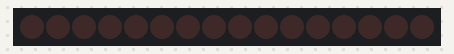
Bench run of a sketch on a simulated Arduino Uno, built with avr-gcc and run on an emulated ATmega328P. Parts: 16 shift-register outputs drawn as a row of LEDs (first output left, lit = HIGH). Wiring (inferred from the names in the program): 2 × shift register (74HC595): data pin 11; shift clock pin 12; latch pin 8. Wiring (inferred from the signals the program sends): row of LEDs: on Q0, Q1, Q2, Q3, Q4, Q5, Q6, Q7, Q8, Q9, Q10, Q11, Q12, Q13, Q14, Q15.

Above: at 0.05 s.
At 0.35 s:
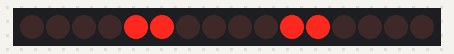
At 0.75 s:
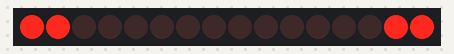
At 1.45 s:
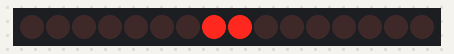
At 2.15 s:
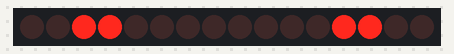
At 2.85 s:
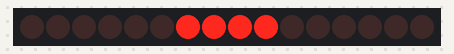
Timing chart, 0 to 3.1 s (numbered marks = the images above):
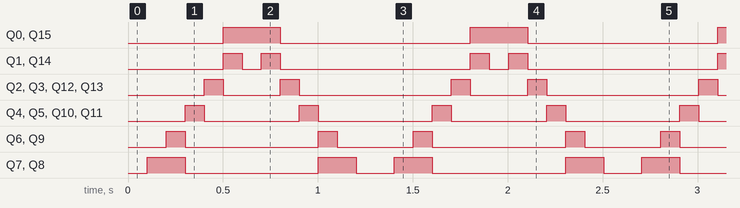

Measured:
- by itself, Q0, Q15: alternates HIGH for 0.30 s and LOW for 1.0 s
- by itself, Q1, Q14: repeats every 1.3 s: LOW 0.10 s, HIGH 0.10 s, LOW 1.0 s, HIGH 0.10 s
- by itself, Q2, Q3, Q12, Q13: repeats every 1.3 s: LOW 0.30 s, HIGH 0.10 s, LOW 0.80 s, HIGH 0.10 s
- by itself, Q4, Q5, Q10, Q11: alternates HIGH for 0.10 s and LOW for 0.55 s
- by itself, Q6, Q9: repeats every 1.3 s: LOW 0.70 s, HIGH 0.10 s, LOW 0.40 s, HIGH 0.10 s
- by itself, Q7, Q8: repeats every 1.3 s: LOW 0.70 s, HIGH 0.20 s, LOW 0.20 s, HIGH 0.20 s

The sketch:

sketch_feb25a-16led-test.ino
```cpp
// (licence header left out)
int latchPin = 8;
int clockPin = 12;
int dataPin  = 11;
int delayVal = 100;
int testNums[] = {1,2,4,8,16,32,64,128,256,512,1024,2048,4096,8192,16384};

void setup() {
  //Serial.begin(9600);

  pinMode(latchPin, OUTPUT);
  pinMode(clockPin, OUTPUT);
  pinMode(dataPin, OUTPUT);

  //randomSeed(analogRead(0));
}

void loop() {
  //unsigned int j = random(0, 65535);
  //Serial.println(j);

  // Anim frame 0
  digitalWrite(latchPin, LOW);
  shiftOut(dataPin, clockPin, LSBFIRST, B00000000);
  shiftOut(dataPin, clockPin, LSBFIRST, B00000000);
  digitalWrite(latchPin, HIGH);
  delay(delayVal);

  // Anim frame 1
  digitalWrite(latchPin, LOW);
  shiftOut(dataPin, clockPin, LSBFIRST, B10000000);
  shiftOut(dataPin, clockPin, LSBFIRST, B00000001);
  digitalWrite(latchPin, HIGH);
  delay(delayVal);

  // Anim frame 2
  digitalWrite(latchPin, LOW);
  shiftOut(dataPin, clockPin, LSBFIRST, B11000000);
  shiftOut(dataPin, clockPin, LSBFIRST, B00000011);
  digitalWrite(latchPin, HIGH);
  delay(delayVal);

  // Anim frame 3
  digitalWrite(latchPin, LOW);
  shiftOut(dataPin, clockPin, LSBFIRST, B00110000);
  shiftOut(dataPin, clockPin, LSBFIRST, B00001100);
  digitalWrite(latchPin, HIGH);
  delay(delayVal);

  // Anim frame 4
  digitalWrite(latchPin, LOW);
  shiftOut(dataPin, clockPin, LSBFIRST, B00001100);
  shiftOut(dataPin, clockPin, LSBFIRST, B00110000);
  digitalWrite(latchPin, HIGH);
  delay(delayVal);

  // Anim frame 5
  digitalWrite(latchPin, LOW);
  shiftOut(dataPin, clockPin, LSBFIRST, B00000011);
  shiftOut(dataPin, clockPin, LSBFIRST, B11000000);
  digitalWrite(latchPin, HIGH);
  delay(delayVal);

  // Anim frame 6
  digitalWrite(latchPin, LOW);
  shiftOut(dataPin, clockPin, LSBFIRST, B00000001);
  shiftOut(dataPin, clockPin, LSBFIRST, B10000000);
  digitalWrite(latchPin, HIGH);
  delay(delayVal);

  // Anim frame 5
  digitalWrite(latchPin, LOW);
  shiftOut(dataPin, clockPin, LSBFIRST, B00000011);
  shiftOut(dataPin, clockPin, LSBFIRST, B11000000);
  digitalWrite(latchPin, HIGH);
  delay(delayVal);

  // Anim frame 4
  digitalWrite(latchPin, LOW);
  shiftOut(dataPin, clockPin, LSBFIRST, B00001100);
  shiftOut(dataPin, clockPin, LSBFIRST, B00110000);
  digitalWrite(latchPin, HIGH);
  delay(delayVal);

  // Anim frame 3
  digitalWrite(latchPin, LOW);
  shiftOut(dataPin, clockPin, LSBFIRST, B00110000);
  shiftOut(dataPin, clockPin, LSBFIRST, B00001100);
  digitalWrite(latchPin, HIGH);
  delay(delayVal);

  // Anim frame 2
  digitalWrite(latchPin, LOW);
  shiftOut(dataPin, clockPin, LSBFIRST, B11000000);
  shiftOut(dataPin, clockPin, LSBFIRST, B00000011);
  digitalWrite(latchPin, HIGH);
  delay(delayVal);

  // Anim frame 1
  digitalWrite(latchPin, LOW);
  shiftOut(dataPin, clockPin, LSBFIRST, B10000000);
  shiftOut(dataPin, clockPin, LSBFIRST, B00000001);
  digitalWrite(latchPin, HIGH);
  delay(delayVal);

  // Anim frame 0
  digitalWrite(latchPin, LOW);
  shiftOut(dataPin, clockPin, LSBFIRST, B00000000);
  shiftOut(dataPin, clockPin, LSBFIRST, B00000000);
  digitalWrite(latchPin, HIGH);
  delay(delayVal);

  /*
  int i=0;
  for (i=0; i<15; i++) {
    digitalWrite(latchPin, LOW);
    shiftOut(dataPin, clockPin, LSBFIRST, (word)testNums[i]);
    digitalWrite(latchPin, HIGH);
    delay(delayVal);
  }
  */

}
```
